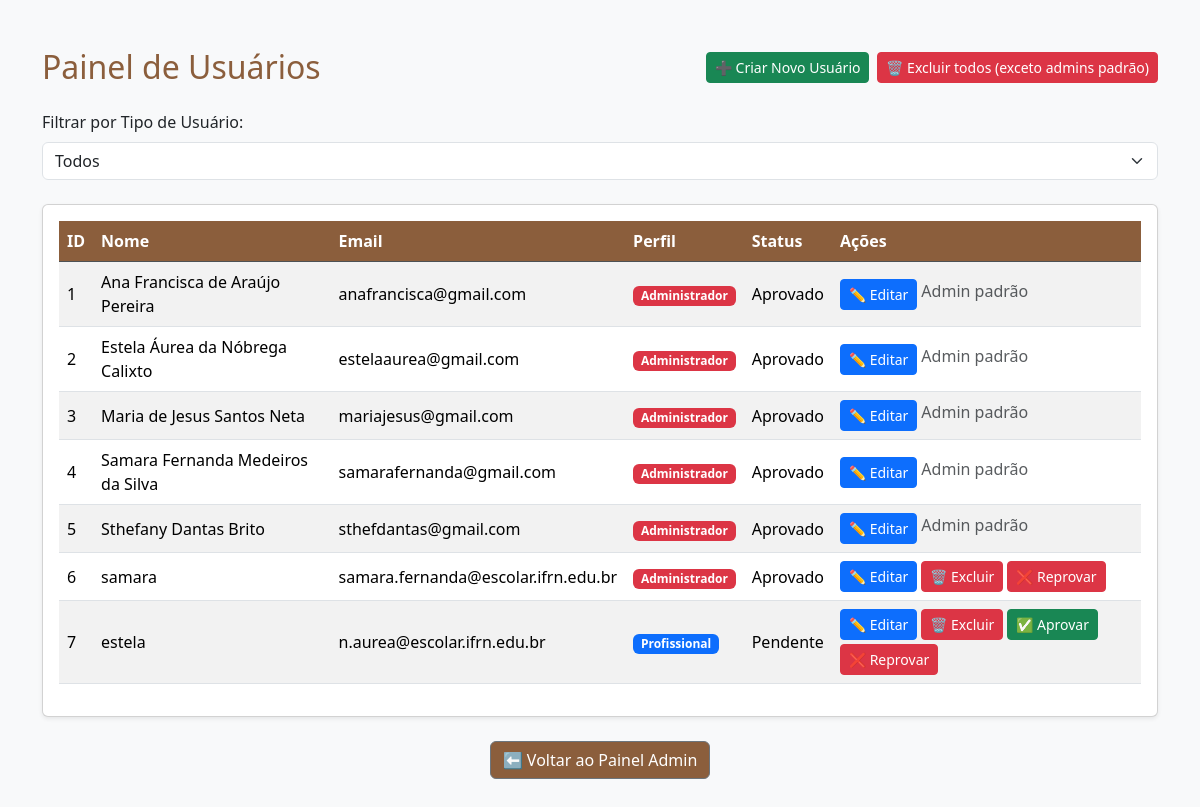
The page /admin/usuarios (signed in) on the database its author committed.
### models.py (models this page shows)
class User(db.Model, UserMixin):
    __tablename__ = 'tb_usuarios' # Importante para a chave estrangeira funcionar
    id = db.Column('usu_id', db.Integer, primary_key=True)
    nome = db.Column(db.String(100), nullable=False)
    email = db.Column(db.String(100), unique=True, nullable=False)
    senha_hash = db.Column('usu_senha', db.String(200), nullable=False)
    perfil = db.Column(
        'usu_tipo',
        db.Enum('cliente', 'profissional', 'admin', name='perfil_enum'),
        nullable=False,
        default='cliente'
    )
    is_ativo = db.Column('usu_ativo', db.Boolean, nullable=False, default=True)
    cliente = db.relationship('Cliente', uselist=False, back_populates='user', cascade='all, delete-orphan')
    profissional = db.relationship('Profissional', uselist=False, back_populates='user', cascade='all, delete-orphan')
    administrador = db.relationship('Administrador', uselist=False, back_populates='user', cascade='all, delete-orphan')
    notificacoes = db.relationship('Notificacao', back_populates='user', cascade='all, delete-orphan')

class Administrador(db.Model):
    __tablename__ = 'tb_administradores'
    id = db.Column('adm_id', db.Integer, primary_key=True)
    user_id = db.Column(
        'adm_usu_id',
        db.Integer,
        db.ForeignKey('tb_usuarios.usu_id'),
        unique=True,
        nullable=False
    )
    nivel_acesso = db.Column('adm_nivel', db.String(100), default='geral')
    status = db.Column(
        'adm_status',
        db.Enum('pendente', 'aprovado', 'reprovado', name='status_admin_enum'),
        nullable=False,
        default='aprovado'  # mantém admins criados pelo script como aprovados
    )
    user = db.relationship('User', back_populates='administrador')

class Profissional(db.Model):
    __tablename__ = 'tb_profissionais'
    id = db.Column('pro_id', db.Integer, primary_key=True)
    user_id = db.Column(
        'pro_usu_id',
        db.Integer,
        db.ForeignKey('tb_usuarios.usu_id'),
        unique=True
    )
    contato = db.Column('pro_contato', db.String(200))
    especialidades = db.Column('pro_especialidades', db.String(500))
    foto_perfil = db.Column('pro_foto_perfil', db.String(100))
    status = db.Column(
        'pro_status',
        db.Enum('pendente', 'aprovado', 'reprovado', name='status_prof_enum'),
        nullable=False,
        default='pendente'
    )
    user = db.relationship('User', back_populates='profissional')
    servicos = db.relationship(
        'Servico',
        back_populates='profissional',
        cascade='all, delete-orphan'
    )
    agendamentos = db.relationship(
        'Agendamento',
        back_populates='profissional',
        cascade='all, delete-orphan'
    )

### app.py (the view)
@app.route('/admin/usuarios')
@exige_login
def painel_usuarios():
    u = current_user()
    if u.perfil != 'admin':
        flash("Apenas administradores podem acessar o painel de usuários.", "danger")
        return redirect(url_for('index'))
    usuarios = User.query.all()
    return render_template('painel_usuarios.html', user=u, usuarios=usuarios)

### app.py (called while the page is built)
def current_user():
    uid = session.get('user_id')
    if not uid:
        return None
    return User.query.get(uid)

def exige_login(func):
    from functools import wraps
    @wraps(func)
    def wrapper(*args, **kwargs):
        if not current_user():
            return redirect(url_for('index'))
        return func(*args, **kwargs)
    return wrapper

@app.context_processor
def inject_user():
    return dict(user=current_user())

### templates/painel_usuarios.html (shortened to what this page needs)
<!DOCTYPE html>
<html lang="pt-br">
<head>
    <link href="https://cdn.jsdelivr.net/npm/bootstrap@5.3.3/dist/css/bootstrap.min.css" rel="stylesheet">
    <link rel="stylesheet" href="{{ url_for('static', filename='css/painel_usuarios.css') }}">
</head>
<body class="bg-light">
    <div class="container py-5">
        <div class="d-flex justify-content-between align-items-center mb-4">
            <h2 class="mb-0 text-dark">Painel de Usuários</h2>
            <div class="d-flex gap-2">
                <a href="{{ url_for('criar_usuario') }}" class="btn btn-sm btn-success">
                    ➕ Criar Novo Usuário
                </a>
                <form method="post"
                      action="{{ url_for('limpar_usuarios') }}"
                      onsubmit="return confirm('Tem certeza que deseja excluir TODOS os usuários, exceto os admins padrão? Esta ação não pode ser desfeita.');">
                    <button type="submit" class="btn btn-sm btn-danger">
                        🗑️ Excluir todos (exceto admins padrão)
                    </button>
                </form>
            </div>
        </div>
        <div class="mb-4">
            <label for="userFilter" class="form-label">Filtrar por Tipo de Usuário:</label>
            <select id="userFilter" class="form-select" onchange="filterUsers()">
                <option value="all">Todos</option>
            </select>
        </div>
        <div class="card shadow-sm">
            <div class="card-body">
                <table class="table table-striped table-hover align-middle">
                    <thead class="table-dark">
                        <tr>
                            <th>ID</th>
                            <th>Nome</th>
                            <th>Email</th>
                            <th>Perfil</th>
                            <th>Status</th>
                            <th>Ações</th>
                        </tr>
                    </thead>
                    <tbody id="userTableBody">
                        {% for u in usuarios %}
                        <tr class="{{ u.perfil }}">
                            <td>{{ u.id }}</td>
                            <td>{{ u.nome }}</td>
                            <td>{{ u.email }}</td>
                            <td>
                                {% if u.perfil == 'admin' %}
                                    <span class="badge bg-danger">Administrador</span>
                                {% elif u.perfil == 'profissional' %}
                                    <span class="badge bg-primary">Profissional</span>
                                {% else %}
                                    <span class="badge bg-success">Cliente</span>
                                {% endif %}
                            </td>
                            <td>
                                {% if u.perfil == 'profissional' %}
                                    {{ u.profissional.status|capitalize }}
                                {% elif u.perfil == 'admin' %}
                                    {{ u.administrador.status|capitalize }}
                                {% else %}
                                    {% if u.is_ativo %}Ativo{% else %}Inativo{% endif %}
                                {% endif %}
                            </td>
                            <td>
                                {% set is_admin_padrao = u.perfil == 'admin' and u.email in [
                                    'anafrancisca@gmail.com',
                                    'estelaaurea@gmail.com',
                                    'mariajesus@gmail.com',
                                    'samarafernanda@gmail.com',
                                    'sthefdantas@gmail.com'
                                ] %}
                                <div class="d-flex gap-1 flex-wrap">
                                    <a href="{{ url_for('editar_usuario', user_id=u.id) }}" class="btn btn-sm btn-primary" title="Editar">
                                        ✏️ Editar
                                    </a>
                                    {% if not is_admin_padrao %}
                                    <form method="post" action="{{ url_for('excluir_usuario', user_id=u.id) }}" style="display: inline;"
                                          onsubmit="return confirm('Tem certeza que deseja excluir o usuário {{ u.nome }}? Esta ação não pode ser desfeita.');">
                                        <button type="submit" class="btn btn-sm btn-danger" title="Excluir">
                                            🗑️ Excluir
                                        </button>
                                    </form>
                                    {% endif %}
                                    {% if is_admin_padrao %}
                                        <span class="text-muted">Admin padrão</span>
                                    {% elif u.perfil == 'profissional' %}
                                        {% if u.profissional.status == 'pendente' %}
                                            <a href="{{ url_for('aprovar_profissional', user_id=u.id) }}" class="btn btn-sm btn-success">✅ Aprovar</a>
                                            <a href="{{ url_for('reprovar_profissional', user_id=u.id) }}" class="btn btn-sm btn-danger">❌ Reprovar</a>
                                        {% elif u.profissional.status == 'aprovado' %}
                                            <a href="{{ url_for('reprovar_profissional', user_id=u.id) }}" class="btn btn-sm btn-danger">❌ Reprovar</a>
                                        {% elif u.profissional.status == 'reprovado' %}
                                            <a href="{{ url_for('reconsiderar_profissional', user_id=u.id) }}" class="btn btn-sm btn-warning">🔄 Reconsiderar</a>
                                        {% endif %}
                                    {% elif u.perfil == 'admin' %}
                                        {% if u.administrador.status == 'pendente' %}
                                            <a href="{{ url_for('aprovar_admin', user_id=u.id) }}" class="btn btn-sm btn-success">✅ Aprovar</a>
                                            <a href="{{ url_for('reprovar_admin', user_id=u.id) }}" class="btn btn-sm btn-danger">❌ Reprovar</a>
                                        {% elif u.administrador.status == 'aprovado' %}
                                            <a href="{{ url_for('reprovar_admin', user_id=u.id) }}" class="btn btn-sm btn-danger">❌ Reprovar</a>
                                        {% elif u.administrador.status == 'reprovado' %}
                                            <a href="{{ url_for('reconsiderar_admin', user_id=u.id) }}" class="btn btn-sm btn-warning">🔄 Reconsiderar</a>
                                        {% endif %}
                                    {% endif %}
                                </div>
                            </td>
                        </tr>
                        {% endfor %}
                    </tbody>
                </table>
            </div>
        </div>
        <div class="text-center mt-4">
            <a href="{{ url_for('dashboard_admin') }}" class="btn btn-secondary">⬅ Voltar ao Painel Admin</a>
        </div>
    </div>
</body>
</html>

### static/css/painel_usuarios.css (style rules this page uses)
.text-dark { --bs-text-opacity: 1; color: #8b5e3c !important; }
.table thead th { background-color: #8b5e3c; color: white; }
.btn-secondary { --bs-btn-bg: #8b5e3c; }
body.bg-light { background-image: url("../imgs/plano_de_fundo.jpg") !important; background-repeat: no-repeat !important; background-size: cover !important; background-position: center !important; background-attachment: fixed !important; }

### rows shown on the page
User: id "1", nome "Ana Francisca de Araújo Pereira", email "anafrancisca@gmail.com", usu_tipo "Administrador", administrador.status "Aprovado", shows "Admin padrão"
User: id "2", nome "Estela Áurea da Nóbrega Calixto", email "estelaaurea@gmail.com", usu_tipo "Administrador", administrador.status "Aprovado", shows "Admin padrão"
User: id "3", nome "Maria de Jesus Santos Neta", email "mariajesus@gmail.com", usu_tipo "Administrador", administrador.status "Aprovado", shows "Admin padrão"
User: id "4", nome "Samara Fernanda Medeiros da Silva", email "samarafernanda@gmail.com", usu_tipo "Administrador", administrador.status "Aprovado", shows "Admin padrão"
User: id "5", nome "Sthefany Dantas Brito", email "sthefdantas@gmail.com", usu_tipo "Administrador", administrador.status "Aprovado", shows "Admin padrão"
User: id "6", nome "samara", email "samara.fernanda@escolar.ifrn.edu.br", usu_tipo "Administrador", administrador.status "Aprovado"
User: id "7", nome "estela", email "n.aurea@escolar.ifrn.edu.br", usu_tipo "Profissional", profissional.status "Pendente"
